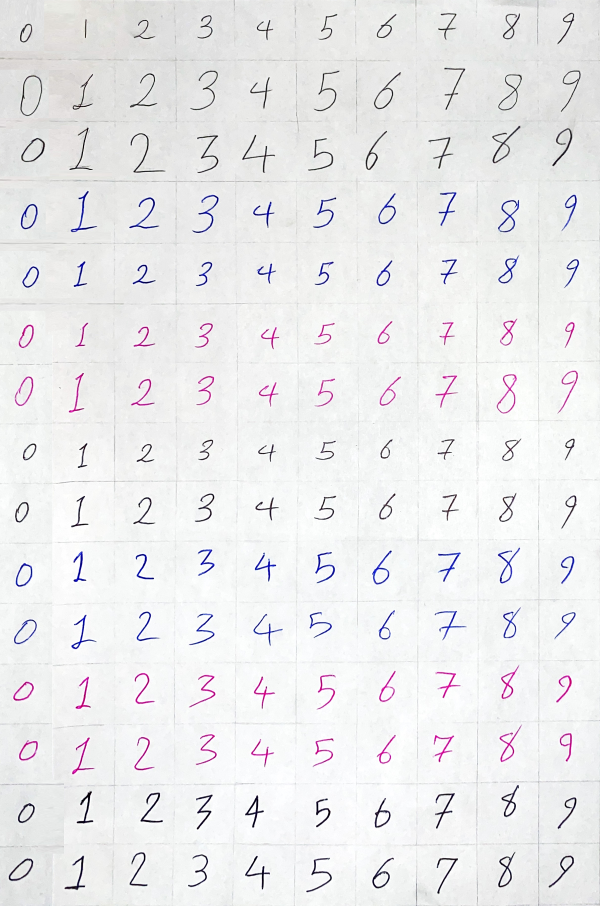
#> input picture root/data/digits.png, 1200 x 1812 px (shown at 1/2 size)
$ python load_digits.py
#> lines starting #> are read from the running program, lines starting #| are printed output that depends on the picture; after the words box and inside, x2 and y2 are one past the last pixel; in counts of white or black regions, pixels touching at a corner belong together
import os
import cv2
import numpy as np
import pdb #mz

img0 = cv2.imread('data/digits.png',0) #0: gray
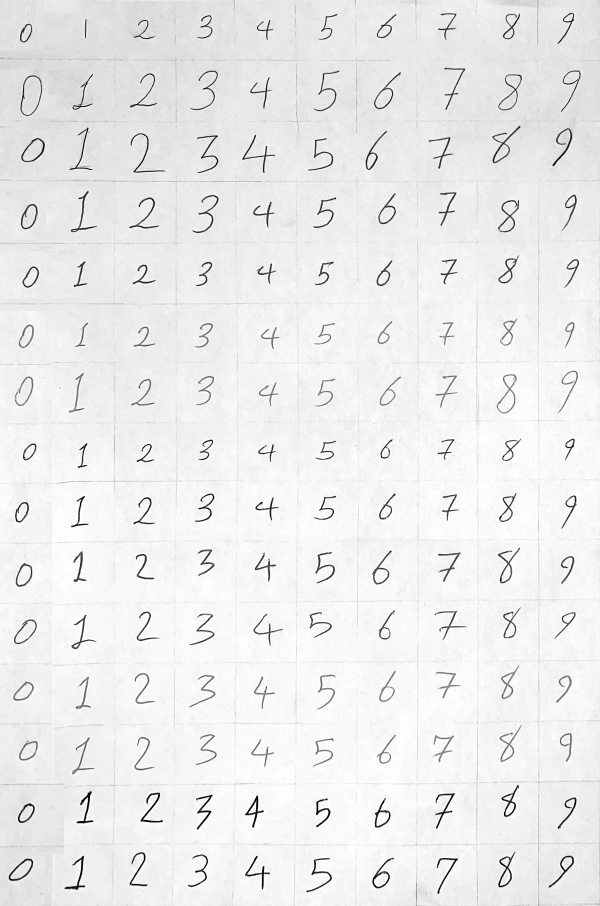
#> img0: shape (1812, 1200) (shown at 1/2 size); min 0, max 255, mean 235.8
img = cv2.bilateralFilter(img0,9,75,75)
ret,img=cv2.threshold(img,150,255,cv2.THRESH_BINARY);
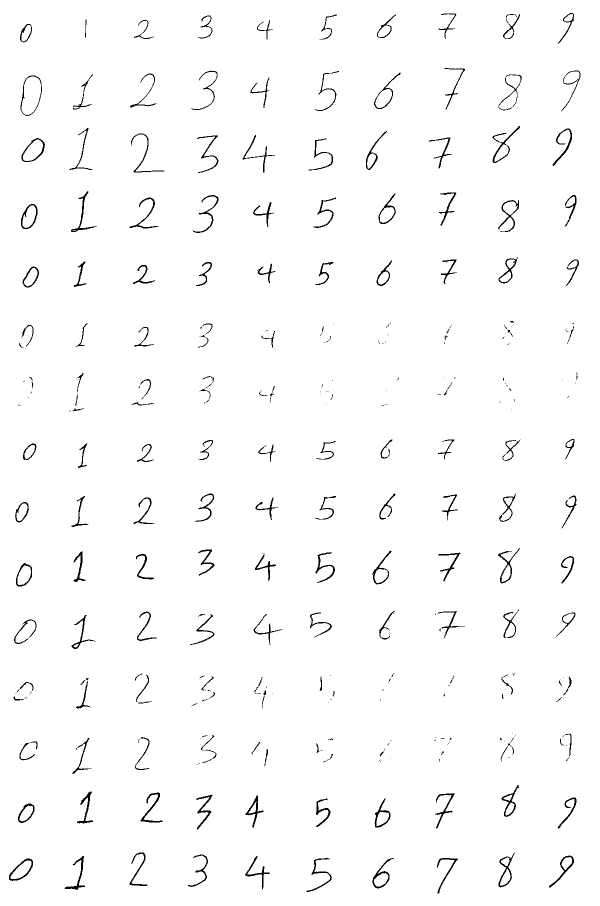
#> img: shape (1812, 1200) (shown at 1/2 size); 98.1% white; black in thin lines or dots
#cv2.imwrite('data/digits_thresh.png',img);

delta=img.shape[1]//10
#> delta = 120
height=np.arange(0,img.shape[0],delta)
width=np.arange(0,img.shape[1],delta)
#pdb.set_trace() #mz

for h in height:
    ran=np.arange(h-5,min(h+5,img.shape[0]))
    img[ran,:]=0
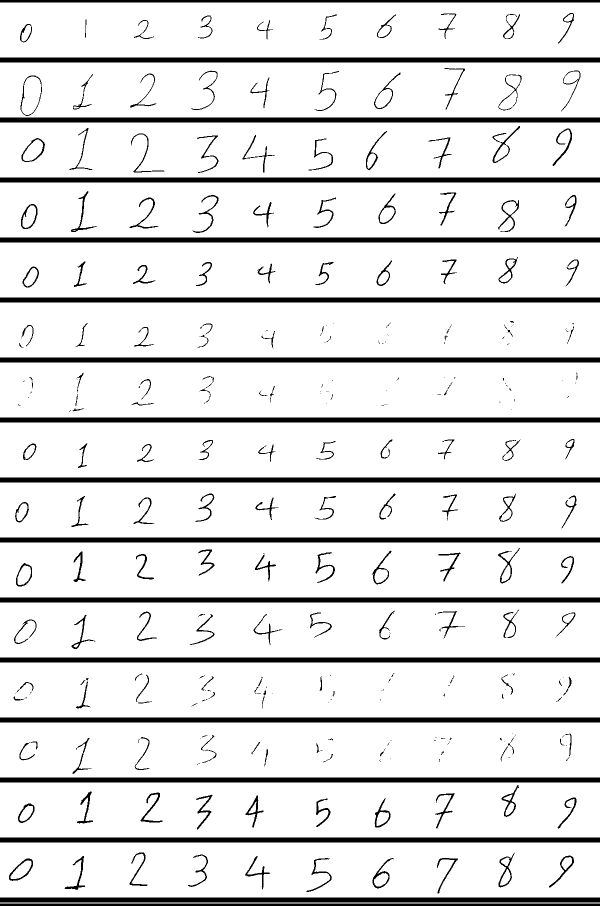
#> img: shape (1812, 1200) (shown at 1/2 size); 89.3% white; 355 black regions (169 under 20 px), largest, box (x1, y1, x2, y2) and area: (0, 115, 1200, 125) 12000, (0, 235, 1200, 245) 12000, (0, 355, 1200, 365) 12000

for w in width:
    ran=np.arange(w-5,min(w+5,img.shape[1]))
    img[:,ran]=0
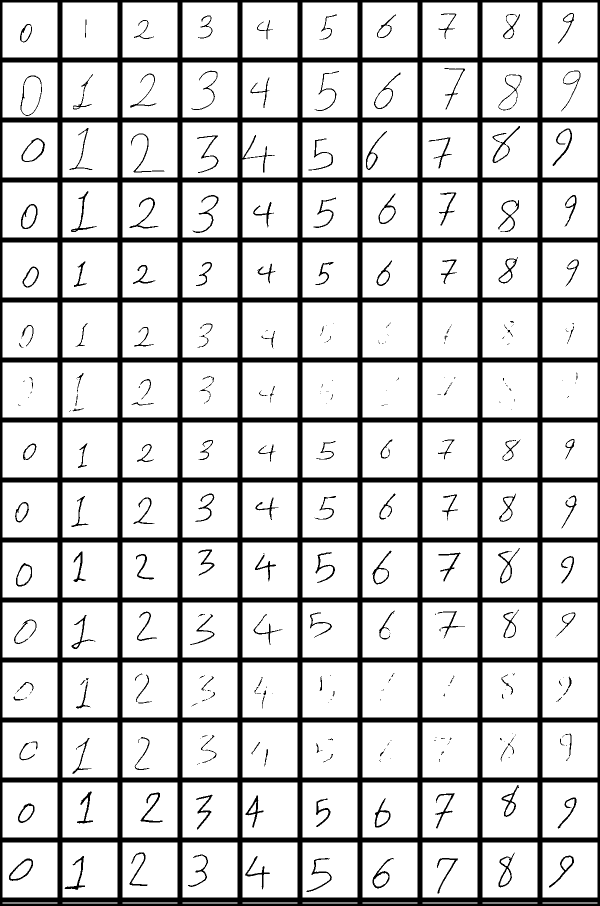
#> img: shape (1812, 1200) (shown at 1/2 size); 81.7% white; 338 black regions (169 under 20 px), largest, box (x1, y1, x2, y2) and area: (0, 0, 1200, 1812) 357593, (985, 252, 1040, 326) 518, (281, 1585, 325, 1645) 491

#cv2.imwrite('data/digits_partioned.png',img)

data_sc=[[],[],[],[],[],[],[],[],[],[],[]]
data_0, data_T, data_c, data_cSq, data_150, labels = [], [], [], [], [], []

for h_ind, h in enumerate(height[0:15]):
    for w_ind, w in enumerate(width[0:10]):
        labels.append(w_ind)
#> (the run stopped early here; a loop or call above may not have finished)
